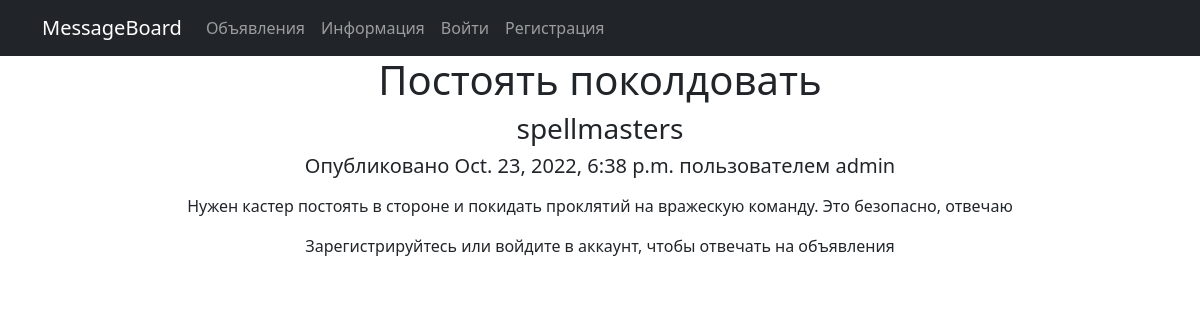
Page /10/ on the committed database.
### board/models.py (models this page shows, shortened)
class Message(models.Model):
    author = models.ForeignKey(User, on_delete=models.CASCADE, blank=True, null=True)
    CATEGORIES = [
        ('tanks', 'Танки'),
        ('healers', 'Хилы'),
        ('dd', 'ДД'),
        ('merchants', 'Торговцы'),
        ('guildmasters', 'Гилдмастеры'),
        ('questgivers', 'Квестгиверы'),
        ('smiths', 'Кузнецы'),
        ('tanners', 'Кожевники'),
        ('potionmasters', 'Зельевары'),
        ('spellmasters', 'Мастера заклинаний'),
    ]
    category = models.CharField(max_length=100, choices=CATEGORIES, default='tanks')
    title = models.CharField(max_length=100, blank=True, null=False)
    content = RichTextUploadingField(blank=True, null=True, extra_plugins=['youtube'])
    post_time = models.DateTimeField(auto_now_add=True)

### board/views.py (the view)
# urls.py: path('<int:pk>/', MessageDetail.as_view(), name='message_detail'),
class MessageDetail(DetailView):
    model = Message
    template_name = 'message.html'
    context_object_name = 'message'

### templates/message.html (shortened to what this page needs)
{% extends 'flatpages/default.html' %}
{% block content %}
<h1>{{ message.title }}</h1>
<h3>{{ message.category }}</h3>
<h5> Опубликовано {{ message.post_time }} пользователем {{ message.author.username }} </h5>
<p>{{ message.content | safe }}</p>
{% if message.author == request.user %}
<button> <a href = {% url 'message_update' message.id %}> Редактировать объявление </a> <br> </button>
<button> <a href = {% url 'message_delete' message.id %}> Удалить объявление </a> <br> </button>
{% elif request.user.username %}
<button> <a href = {% url 'reply' message.id %}> Оставить отклик </a> <br> </button>
{% else%}
<p>Зарегистрируйтесь или войдите в аккаунт, чтобы отвечать на объявления</p>
{% endif %}
{% endblock content %}

### rows in the picture
Message: title "Постоять поколдовать", category "spellmasters", post_time "Oct. 23, 2022, 6:38 p.m.", author.username "admin", content "Нужен кастер постоять в стороне и покидать проклятий на вражескую команду. Это безопасно, отвечаю"
